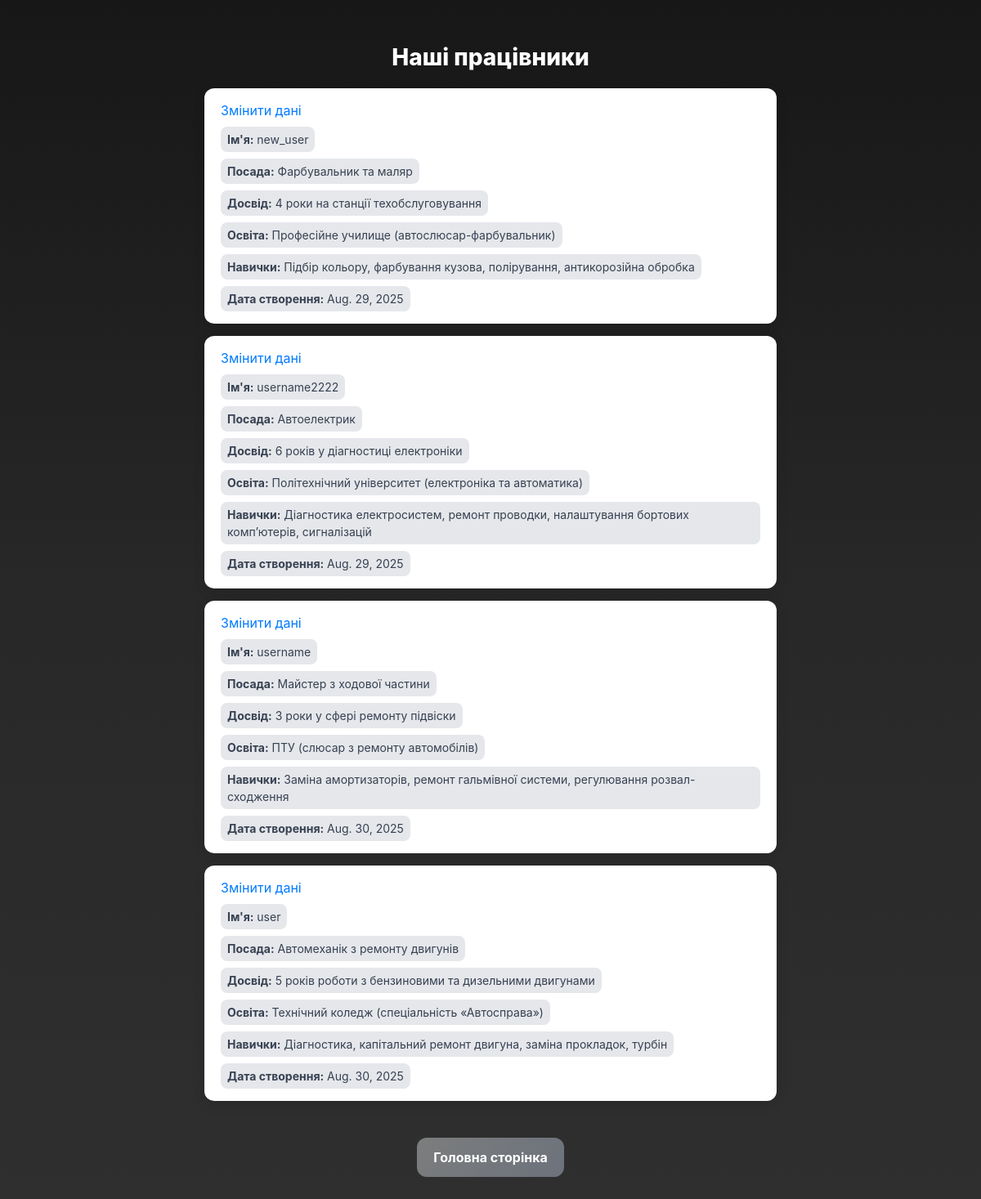
The app's page /worker-task-detail with its own data.
### tasks/models.py (models this page shows, shortened)
class Resume(models.Model):
    STATUS_CHOICES = [
        ("new", "Нове"),
        ("accepted", "Прийнято"),
        ("rejected", "Відхилено"),
    ]
    status = models.CharField(max_length=10, choices=STATUS_CHOICES, default='new')
    user = models.ForeignKey(CustomUser, on_delete=models.CASCADE, related_name="resumes")
    title = models.CharField(max_length=200)
    experience = models.TextField()
    education = models.CharField(max_length=150, blank=True)
    skils = models.TextField()
    data_create =  models.DateField(auto_now_add=True)

class CustomUser(AbstractUser):
    ROLE_CHOICES = [
        ("admin", "Адміністратор"),
        ("user", "Користувач"),
    ]
    username = models.CharField(max_length=50, unique=True)
    passport = models.CharField(max_length=20, blank=True)
    email = models.EmailField(unique=True)
    phone = models.CharField(max_length=20, blank=True)
    role = models.CharField(max_length=20, choices=ROLE_CHOICES, default="user")

### tasks/views.py (the view)
# urls.py: path("worker-task-detail", views.WorkerTaskDetailView.as_view(), name="worker-task-detail"),
class WorkerTaskDetailView(ListView):
    model = models.Resume
    context_object_name = 'workers'
    template_name = 'tasks/worker_task_detail.html'
    def get_queryset(self):
        return models.Resume.objects.filter(status = "accepted")

### task_treking/templates/tasks/worker_task_detail.html (shortened to what this page needs)
{% extends 'tasks/base.html' %}
{% block content %}
<div class="workers-wrapper-777">
  <h2 class="workers-title-777">Наші працівники</h2>
  <ul class="workers-list-777">
    {% for worker in workers %}
      <li class="worker-item-777">
        <a href="{% url 'tasks:task-detail-resume' worker.pk %}">Змінити дані</a>
        <span><strong>Ім'я:</strong> {{ worker.user.username }}</span>
        <span><strong>Посада:</strong> {{ worker.title }}</span>
        <span><strong>Досвід:</strong> {{ worker.experience }}</span>
        <span><strong>Освіта:</strong> {{ worker.education }}</span>
        <span><strong>Навички:</strong> {{ worker.skils }}</span>
        <span><strong>Дата створення:</strong> {{ worker.data_create }}</span>
      </li>
    {% empty %}
      <li class="worker-item-777">
        Немає працівників
      </li>
    {% endfor %}
  </ul>
  <a href="{% url 'tasks:task-list' %}" class="workers-btn-777">Головна сторінка</a>
</div>
{% endblock %}

### task_treking/templates/tasks/worker_task_detail.html (style rules this page uses)
.workers-wrapper-777 { display: flex; flex-direction: column; align-items: center; padding: 30px; }
.workers-title-777 { font-size: 28px; font-weight: 800; color: #ffffff; margin-bottom: 20px; text-align: center; }
.workers-list-777 { width: 100%; max-width: 700px; list-style: none; padding: 0; margin: 0 0 30px 0; }
.worker-item-777 { background: #fff; padding: 15px 20px; border-radius: 12px; margin-bottom: 15px; box-shadow: 0 5px 15px rgba(0,0,0,0.1); display: flex; flex-direction: column; gap: 8px; transition: transform 0.2s, box-shadow 0.2s; }
.worker-item-777 span { font-size: 14px; color: #374151; background: #e5e7eb; border-radius: 8px; padding: 5px 8px; width: fit-content; }
.workers-btn-777 { background: linear-gradient(135deg, #7c7d7d, #6c727c); color: #fff; border: none; border-radius: 12px; padding: 12px 20px; font-weight: 700; font-size: 16px; cursor: pointer; transition: transform 0.2s, opacity 0.2s, box-shadow 0.2s; text-decoration: none; display: inline-block; }

### task_treking/templates/tasks/base.html (style rules this page uses)
body { background: linear-gradient(to bottom, hsl(0, 0%, 9%), #282828, #2f2f2f); min-height: 100vh; color: white; }

### records on screen
Resume: user.username "new_user", title "Фарбувальник та маляр", experience "4 роки на станції техобслуговування", education "Професійне училище (автослюсар-фарбувальник)", skils "Підбір кольору, фарбування кузова, полірування, антикорозійна обробка", data_create "Aug. 29, 2025"
Resume: user.username "username2222", title "Автоелектрик", experience "6 років у діагностиці електроніки", education "Політехнічний університет (електроніка та автоматика)", skils "Діагностика електросистем, ремонт проводки, налаштування бортових комп’ютерів, сигналізацій", data_create "Aug. 29, 2025"
Resume: user.username "username", title "Майстер з ходової частини", experience "3 роки у сфері ремонту підвіски", education "ПТУ (слюсар з ремонту автомобілів)", skils "Заміна амортизаторів, ремонт гальмівної системи, регулювання розвал-сходження", data_create "Aug. 30, 2025"
Resume: user.username "user", title "Автомеханік з ремонту двигунів", experience "5 років роботи з бензиновими та дизельними двигунами", education "Технічний коледж (спеціальність «Автосправа»)", skils "Діагностика, капітальний ремонт двигуна, заміна прокладок, турбін", data_create "Aug. 30, 2025"
